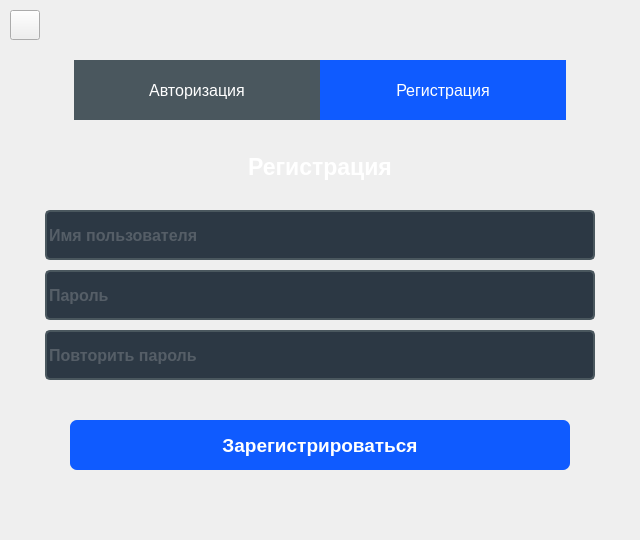
<?xml version="1.0" encoding="UTF-8"?>
<ui version="4.0">
 <class>Registration</class>
 <widget class="QWidget" name="Registration">
  <property name="geometry">
   <rect>
    <x>0</x>
    <y>0</y>
    <width>640</width>
    <height>540</height>
   </rect>
  </property>
  <property name="minimumSize">
   <size>
    <width>640</width>
    <height>540</height>
   </size>
  </property>
  <property name="maximumSize">
   <size>
    <width>640</width>
    <height>540</height>
   </size>
  </property>
  <property name="windowTitle">
   <string>Form</string>
  </property>
  <property name="autoFillBackground">
   <bool>true</bool>
  </property>
  <property name="styleSheet">
   <string notr="true"/>
  </property>
  <widget class="QPushButton" name="registerButton">
   <property name="geometry">
    <rect>
     <x>70</x>
     <y>420</y>
     <width>500</width>
     <height>50</height>
    </rect>
   </property>
   <property name="sizePolicy">
    <sizepolicy hsizetype="Ignored" vsizetype="Fixed">
     <horstretch>0</horstretch>
     <verstretch>0</verstretch>
    </sizepolicy>
   </property>
   <property name="minimumSize">
    <size>
     <width>0</width>
     <height>50</height>
    </size>
   </property>
   <property name="maximumSize">
    <size>
     <width>9999999</width>
     <height>9999999</height>
    </size>
   </property>
   <property name="font">
    <font>
     <family>Nirmala UI</family>
     <pointsize>14</pointsize>
     <weight>75</weight>
     <bold>true</bold>
    </font>
   </property>
   <property name="cursor">
    <cursorShape>PointingHandCursor</cursorShape>
   </property>
   <property name="styleSheet">
    <string notr="true">QPushButton
{
	background-color: rgb(15, 91, 255);
	border-radius: 7px;
	color:white
}

QPushButton::Pressed
{
background-color: rgb(74, 87, 94);
border-radius: 7px;
color:white
}

QPushButton::Released
{
	background-color: rgb(15, 91, 255);
	border-radius: 7px;	
	color:white
}</string>
   </property>
   <property name="text">
    <string>Зарегистрироваться</string>
   </property>
  </widget>
  <widget class="QLineEdit" name="passwordAgainEdit">
   <property name="geometry">
    <rect>
     <x>45</x>
     <y>330</y>
     <width>550</width>
     <height>50</height>
    </rect>
   </property>
   <property name="minimumSize">
    <size>
     <width>550</width>
     <height>50</height>
    </size>
   </property>
   <property name="maximumSize">
    <size>
     <width>608</width>
     <height>70</height>
    </size>
   </property>
   <property name="font">
    <font>
     <family>Nirmala UI</family>
     <pointsize>12</pointsize>
     <weight>75</weight>
     <bold>true</bold>
     <stylestrategy>PreferAntialias</stylestrategy>
    </font>
   </property>
   <property name="styleSheet">
    <string notr="true">QLineEdit
{
	background-color: rgb(44, 56, 68);
	border-style: solid;
	border-color: rgb(74, 87, 94);
	border-width: 2;
	border-radius: 5px;
	color: rgb(126,132,138)
}</string>
   </property>
   <property name="text">
    <string/>
   </property>
   <property name="echoMode">
    <enum>QLineEdit::Password</enum>
   </property>
   <property name="alignment">
    <set>Qt::AlignLeading|Qt::AlignLeft|Qt::AlignVCenter</set>
   </property>
   <property name="dragEnabled">
    <bool>true</bool>
   </property>
   <property name="placeholderText">
    <string>Повторить пароль</string>
   </property>
  </widget>
  <widget class="QLineEdit" name="passwordEdit">
   <property name="geometry">
    <rect>
     <x>45</x>
     <y>270</y>
     <width>550</width>
     <height>50</height>
    </rect>
   </property>
   <property name="sizePolicy">
    <sizepolicy hsizetype="Minimum" vsizetype="Fixed">
     <horstretch>0</horstretch>
     <verstretch>0</verstretch>
    </sizepolicy>
   </property>
   <property name="minimumSize">
    <size>
     <width>550</width>
     <height>50</height>
    </size>
   </property>
   <property name="maximumSize">
    <size>
     <width>608</width>
     <height>70</height>
    </size>
   </property>
   <property name="font">
    <font>
     <pointsize>12</pointsize>
     <weight>75</weight>
     <bold>true</bold>
     <stylestrategy>PreferAntialias</stylestrategy>
    </font>
   </property>
   <property name="styleSheet">
    <string notr="true">QLineEdit
{
	background-color: rgb(44, 56, 68);
	border-style: solid;
	border-color: rgb(74, 87, 94);
	border-width: 2;
	border-radius: 5px;
	color: rgb(126,132,138)
}</string>
   </property>
   <property name="echoMode">
    <enum>QLineEdit::Password</enum>
   </property>
   <property name="alignment">
    <set>Qt::AlignLeading|Qt::AlignLeft|Qt::AlignVCenter</set>
   </property>
   <property name="placeholderText">
    <string>Пароль</string>
   </property>
  </widget>
  <widget class="QLineEdit" name="loginEdit">
   <property name="geometry">
    <rect>
     <x>45</x>
     <y>210</y>
     <width>550</width>
     <height>50</height>
    </rect>
   </property>
   <property name="sizePolicy">
    <sizepolicy hsizetype="Minimum" vsizetype="Ignored">
     <horstretch>0</horstretch>
     <verstretch>0</verstretch>
    </sizepolicy>
   </property>
   <property name="minimumSize">
    <size>
     <width>550</width>
     <height>50</height>
    </size>
   </property>
   <property name="maximumSize">
    <size>
     <width>400</width>
     <height>70</height>
    </size>
   </property>
   <property name="font">
    <font>
     <pointsize>12</pointsize>
     <weight>75</weight>
     <bold>true</bold>
     <stylestrategy>PreferAntialias</stylestrategy>
    </font>
   </property>
   <property name="contextMenuPolicy">
    <enum>Qt::DefaultContextMenu</enum>
   </property>
   <property name="layoutDirection">
    <enum>Qt::LeftToRight</enum>
   </property>
   <property name="autoFillBackground">
    <bool>false</bool>
   </property>
   <property name="styleSheet">
    <string notr="true">QLineEdit
{
	background-color: rgb(44, 56, 68);
	border-style: solid;
	border-color: rgb(74, 87, 94);
	border-width: 2;
	border-radius: 5px;
	color: rgb(126,132,138)
}

</string>
   </property>
   <property name="alignment">
    <set>Qt::AlignLeading|Qt::AlignLeft|Qt::AlignVCenter</set>
   </property>
   <property name="dragEnabled">
    <bool>false</bool>
   </property>
   <property name="placeholderText">
    <string>Имя пользователя</string>
   </property>
   <property name="cursorMoveStyle">
    <enum>Qt::LogicalMoveStyle</enum>
   </property>
  </widget>
  <widget class="QLabel" name="label">
   <property name="geometry">
    <rect>
     <x>20</x>
     <y>150</y>
     <width>600</width>
     <height>34</height>
    </rect>
   </property>
   <property name="font">
    <font>
     <pointsize>17</pointsize>
     <weight>75</weight>
     <bold>true</bold>
    </font>
   </property>
   <property name="styleSheet">
    <string notr="true">color: white;</string>
   </property>
   <property name="text">
    <string>Регистрация</string>
   </property>
   <property name="alignment">
    <set>Qt::AlignCenter</set>
   </property>
  </widget>
  <widget class="QLabel" name="messageLable">
   <property name="geometry">
    <rect>
     <x>80</x>
     <y>490</y>
     <width>480</width>
     <height>30</height>
    </rect>
   </property>
   <property name="sizePolicy">
    <sizepolicy hsizetype="Minimum" vsizetype="Preferred">
     <horstretch>0</horstretch>
     <verstretch>0</verstretch>
    </sizepolicy>
   </property>
   <property name="minimumSize">
    <size>
     <width>0</width>
     <height>30</height>
    </size>
   </property>
   <property name="maximumSize">
    <size>
     <width>608</width>
     <height>50</height>
    </size>
   </property>
   <property name="font">
    <font>
     <pointsize>10</pointsize>
    </font>
   </property>
   <property name="styleSheet">
    <string notr="true"/>
   </property>
   <property name="text">
    <string/>
   </property>
   <property name="alignment">
    <set>Qt::AlignCenter</set>
   </property>
  </widget>
  <widget class="QFrame" name="horizontalFrame">
   <property name="geometry">
    <rect>
     <x>65</x>
     <y>50</y>
     <width>510</width>
     <height>80</height>
    </rect>
   </property>
   <layout class="QHBoxLayout" name="horizontalLayout">
    <property name="spacing">
     <number>0</number>
    </property>
    <item>
     <widget class="QPushButton" name="authorizationButton">
      <property name="minimumSize">
       <size>
        <width>245</width>
        <height>60</height>
       </size>
      </property>
      <property name="font">
       <font>
        <pointsize>12</pointsize>
       </font>
      </property>
      <property name="styleSheet">
       <string notr="true">QPushButton{
background-color: rgb(74, 87, 94);
border-radius: 0px;
color:white
}</string>
      </property>
      <property name="text">
       <string>Авторизация</string>
      </property>
     </widget>
    </item>
    <item>
     <widget class="QPushButton" name="registrationButton">
      <property name="minimumSize">
       <size>
        <width>245</width>
        <height>60</height>
       </size>
      </property>
      <property name="font">
       <font>
        <pointsize>12</pointsize>
       </font>
      </property>
      <property name="styleSheet">
       <string notr="true">QPushButton{
background-color: rgb(15, 91, 255);
border-radius: 0px;
color: white;
}</string>
      </property>
      <property name="text">
       <string>Регистрация</string>
      </property>
     </widget>
    </item>
   </layout>
  </widget>
  <widget class="ButtonImage" name="settingsButton">
   <property name="geometry">
    <rect>
     <x>10</x>
     <y>10</y>
     <width>30</width>
     <height>30</height>
    </rect>
   </property>
   <property name="text">
    <string/>
   </property>
  </widget>
 </widget>
 <customwidgets>
  <customwidget>
   <class>ButtonImage</class>
   <extends>QPushButton</extends>
   <header>Other/buttonimage.h</header>
  </customwidget>
 </customwidgets>
 <tabstops>
  <tabstop>loginEdit</tabstop>
  <tabstop>passwordEdit</tabstop>
  <tabstop>passwordAgainEdit</tabstop>
  <tabstop>registerButton</tabstop>
  <tabstop>authorizationButton</tabstop>
  <tabstop>registrationButton</tabstop>
  <tabstop>settingsButton</tabstop>
 </tabstops>
 <resources/>
 <connections/>
</ui>
